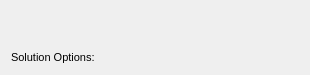
<?xml version="1.0" encoding="UTF-8"?>
<ui version="4.0">
 <class>Form</class>
 <widget class="QWidget" name="Form">
  <property name="geometry">
   <rect>
    <x>0</x>
    <y>0</y>
    <width>310</width>
    <height>75</height>
   </rect>
  </property>
  <property name="minimumSize">
   <size>
    <width>310</width>
    <height>0</height>
   </size>
  </property>
  <property name="maximumSize">
   <size>
    <width>16777215</width>
    <height>16777215</height>
   </size>
  </property>
  <property name="windowTitle">
   <string>Form</string>
  </property>
  <layout class="QGridLayout" name="gridLayout">
   <item row="1" column="0">
    <widget class="QLabel" name="lb_info">
     <property name="font">
      <font>
       <pointsize>8</pointsize>
       <weight>50</weight>
       <bold>false</bold>
       <underline>false</underline>
       <kerning>true</kerning>
      </font>
     </property>
     <property name="text">
      <string>Solution Options:</string>
     </property>
     <property name="alignment">
      <set>Qt::AlignLeading|Qt::AlignLeft|Qt::AlignVCenter</set>
     </property>
    </widget>
   </item>
   <item row="0" column="0">
    <spacer name="vs_spacer_up">
     <property name="orientation">
      <enum>Qt::Vertical</enum>
     </property>
     <property name="sizeHint" stdset="0">
      <size>
       <width>20</width>
       <height>40</height>
      </size>
     </property>
    </spacer>
   </item>
  </layout>
 </widget>
 <resources/>
 <connections/>
</ui>
